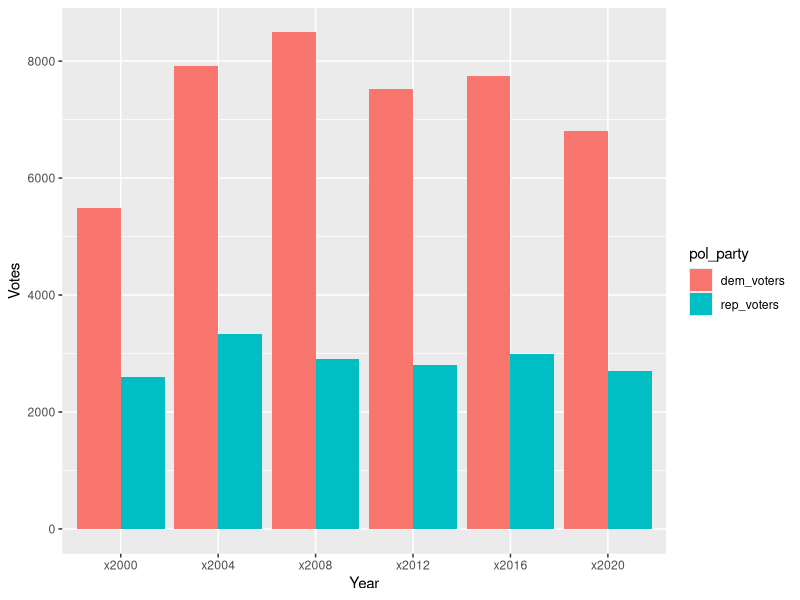

Generate this figure with R:
## ---- chunk 1
knitr::opts_chunk$set(echo = TRUE)
## ---- chunk 2
library(dplyr)
library(tidyverse)
library(ggplot2)
## ---- chunk 3
getwd()
## ---- chunk 4
elec_data <- read.csv("votes_cast.csv")
elec_data
## ---- chunk 5
DF <- data.frame(pol_party = c("rep_voters", "dem_voters"),
                 x2000 = c(2605, 5487),
                 x2004 = c(3330, 7913),
                 x2008 = c(2913, 8491),
                 x2012 = c(2796, 7516),
                 x2016 = c(2999, 7741),
                 x2020 = c(2695, 6801))
DFvotes <- DF %>% gather(key = Year, value = Votes, x2000:x2020)
DFvotes
## ---- chunk 6
ggplot(DFvotes, aes(Year, Votes, fill = pol_party)) + geom_col(position = "dodge")
